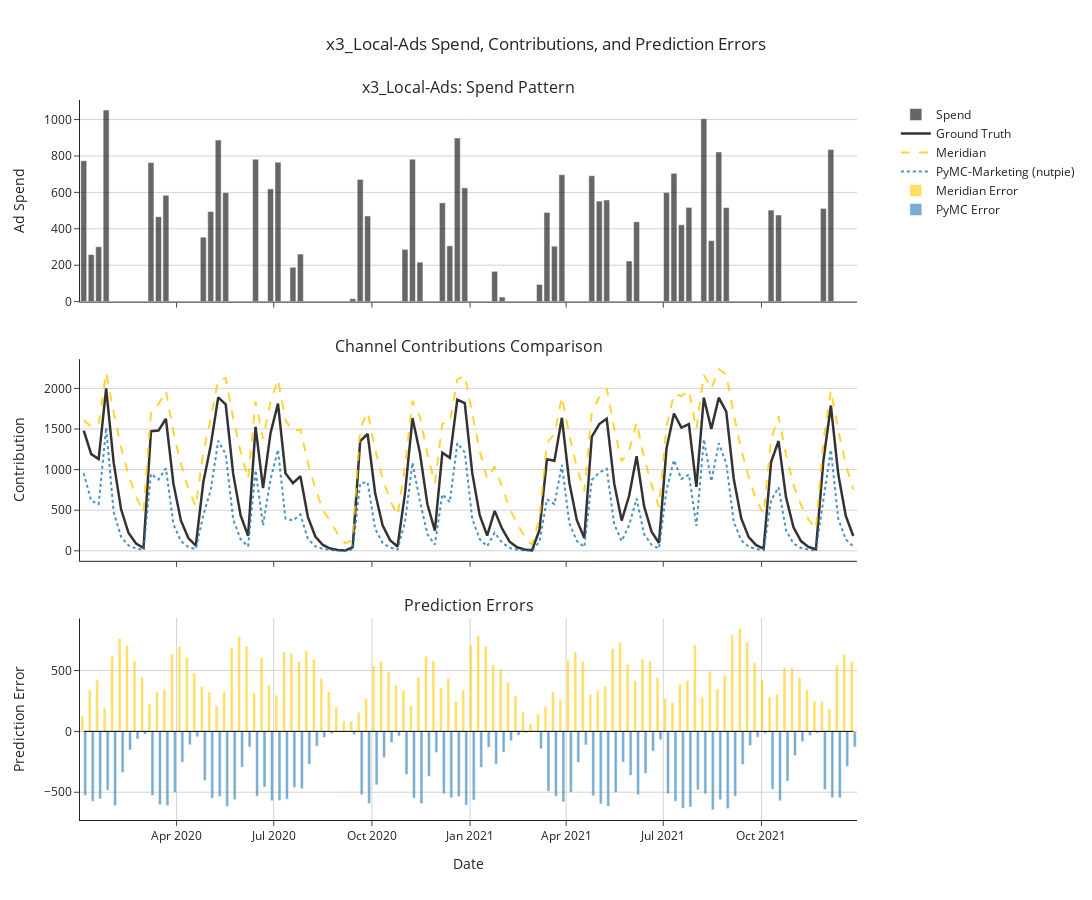

Notebook code cell kept with this figure:
### Code cell
import plotly.graph_objects as go
from plotly.subplots import make_subplots
import pandas as pd
import numpy as np

# -------------------- Colors --------------------
pymc_blue = 'rgb(31,119,180)'   # PyMC blue
google_yellow = 'rgb(255,202,0)' # Google yellow
true_color = 'black'
spend_color = 'black'

# -------------------- Errors --------------------
meridian_error = meridian_contrib - true_contrib
pymc_error = pymc_contrib - true_contrib

# -------------------- Figure Setup --------------------
fig = make_subplots(
    rows=3, cols=1,
    shared_xaxes=True,
    vertical_spacing=0.08,
    subplot_titles=[
        f"{channel}: Spend Pattern",
        "Channel Contributions Comparison",
        "Prediction Errors"
    ]
)

# -------------------- Row 1: Spend --------------------
fig.add_trace(go.Bar(
    x=dates, y=spend, marker_color=spend_color, name='Spend', opacity=0.6,
    legendgroup='spend', showlegend=True
), row=1, col=1)

# -------------------- Row 2: Contributions --------------------
fig.add_trace(go.Scatter(
    x=dates, y=true_contrib, mode='lines', name='Ground Truth',
    line=dict(color=true_color, width=2.5), opacity=0.8,
    legendgroup='contrib', showlegend=True
), row=2, col=1)

fig.add_trace(go.Scatter(
    x=dates, y=meridian_contrib, mode='lines', name='Meridian',
    line=dict(color=google_yellow, width=2, dash='dash'), opacity=0.8,
    legendgroup='contrib', showlegend=True
), row=2, col=1)

fig.add_trace(go.Scatter(
    x=dates, y=pymc_contrib, mode='lines', name='PyMC-Marketing (nutpie)',
    line=dict(color=pymc_blue, width=2, dash='dot'), opacity=0.8,
    legendgroup='contrib', showlegend=True
), row=2, col=1)

# -------------------- Row 3: Prediction Errors --------------------
fig.add_trace(go.Bar(
    x=dates, y=meridian_error, name='Meridian Error',
    marker_color=google_yellow, opacity=0.6,
    legendgroup='error', showlegend=True
), row=3, col=1)

fig.add_trace(go.Bar(
    x=dates, y=pymc_error, name='PyMC Error',
    marker_color=pymc_blue, opacity=0.6,
    legendgroup='error', showlegend=True
), row=3, col=1)

# Zero line
fig.add_trace(go.Scatter(
    x=dates, y=np.zeros(len(dates)), mode='lines', line=dict(color='black', width=1),
    showlegend=False
), row=3, col=1)

# -------------------- Layout --------------------
fig.update_layout(
    height=900, width=1200,
    template='simple_white',
    legend=dict(
        x=1.05, y=1,
        traceorder='normal',
        bgcolor="rgba(255,255,255,0.5)"
    ),
    title_text=f"{channel} Spend, Contributions, and Prediction Errors",
    title_x=0.5
)

# -------------------- Axes with Grids --------------------
fig.update_xaxes(title_text="Date", row=3, col=1, showgrid=True, gridwidth=1, gridcolor='lightgray')
fig.update_yaxes(title_text="Ad Spend", row=1, col=1, showgrid=True, gridwidth=1, gridcolor='lightgray')
fig.update_yaxes(title_text="Contribution", row=2, col=1, showgrid=True, gridwidth=1, gridcolor='lightgray')
fig.update_yaxes(title_text="Prediction Error", row=3, col=1, showgrid=True, gridwidth=1, gridcolor='lightgray')

fig.show()
